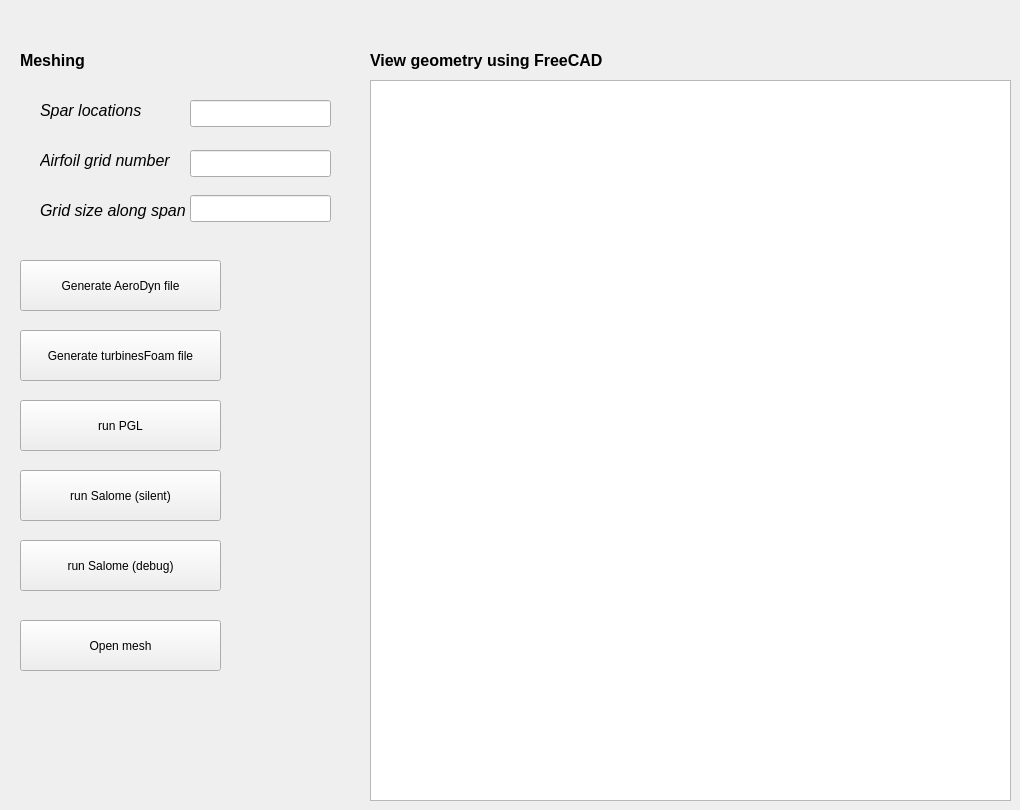
    <widget class="QWidget" name="tab">
     <attribute name="title">
      <string>Meshing</string>
     </attribute>
     <widget class="QLineEdit" name="lineEdit_9">
      <property name="geometry">
       <rect>
        <x>190</x>
        <y>100</y>
        <width>141</width>
        <height>27</height>
       </rect>
      </property>
      <property name="text">
       <string/>
      </property>
     </widget>
     <widget class="QPushButton" name="pushButton_14">
      <property name="geometry">
       <rect>
        <x>20</x>
        <y>260</y>
        <width>201</width>
        <height>51</height>
       </rect>
      </property>
      <property name="text">
       <string>Generate AeroDyn file</string>
      </property>
     </widget>
     <widget class="QLabel" name="label_11">
      <property name="geometry">
       <rect>
        <x>40</x>
        <y>90</y>
        <width>101</width>
        <height>41</height>
       </rect>
      </property>
      <property name="font">
       <font>
        <pointsize>12</pointsize>
        <weight>50</weight>
        <italic>true</italic>
        <bold>false</bold>
       </font>
      </property>
      <property name="text">
       <string>Spar locations</string>
      </property>
     </widget>
     <widget class="QLabel" name="label_13">
      <property name="geometry">
       <rect>
        <x>40</x>
        <y>190</y>
        <width>151</width>
        <height>41</height>
       </rect>
      </property>
      <property name="font">
       <font>
        <pointsize>12</pointsize>
        <weight>50</weight>
        <italic>true</italic>
        <bold>false</bold>
       </font>
      </property>
      <property name="text">
       <string>Grid size along span</string>
      </property>
     </widget>
     <widget class="QLineEdit" name="lineEdit_11">
      <property name="geometry">
       <rect>
        <x>190</x>
        <y>195</y>
        <width>141</width>
        <height>27</height>
       </rect>
      </property>
      <property name="text">
       <string/>
      </property>
     </widget>
     <widget class="QLineEdit" name="lineEdit_10">
      <property name="geometry">
       <rect>
        <x>190</x>
        <y>150</y>
        <width>141</width>
        <height>27</height>
       </rect>
      </property>
      <property name="text">
       <string/>
      </property>
     </widget>
     <widget class="QLabel" name="label_14">
      <property name="geometry">
       <rect>
        <x>40</x>
        <y>140</y>
        <width>151</width>
        <height>41</height>
       </rect>
      </property>
      <property name="font">
       <font>
        <pointsize>12</pointsize>
        <weight>50</weight>
        <italic>true</italic>
        <bold>false</bold>
       </font>
      </property>
      <property name="text">
       <string>Airfoil grid number</string>
      </property>
     </widget>
     <widget class="QWidget" name="widget_7" native="true">
      <property name="geometry">
       <rect>
        <x>20</x>
        <y>80</y>
        <width>331</width>
        <height>151</height>
       </rect>
      </property>
     </widget>
     <widget class="QLabel" name="label_17">
      <property name="geometry">
       <rect>
        <x>20</x>
        <y>50</y>
        <width>161</width>
        <height>21</height>
       </rect>
      </property>
      <property name="font">
       <font>
        <pointsize>12</pointsize>
        <weight>75</weight>
        <bold>true</bold>
       </font>
      </property>
      <property name="text">
       <string>Meshing </string>
      </property>
     </widget>
     <widget class="QPushButton" name="pushButton_16">
      <property name="geometry">
       <rect>
        <x>20</x>
        <y>330</y>
        <width>201</width>
        <height>51</height>
       </rect>
      </property>
      <property name="text">
       <string>Generate turbinesFoam file</string>
      </property>
     </widget>
     <widget class="QPushButton" name="pushButton_17">
      <property name="geometry">
       <rect>
        <x>20</x>
        <y>400</y>
        <width>201</width>
        <height>51</height>
       </rect>
      </property>
      <property name="text">
       <string>run PGL</string>
      </property>
     </widget>
     <widget class="QPushButton" name="pushButton_33">
      <property name="geometry">
       <rect>
        <x>20</x>
        <y>470</y>
        <width>201</width>
        <height>51</height>
       </rect>
      </property>
      <property name="text">
       <string>run Salome (silent)</string>
      </property>
     </widget>
     <widget class="QPushButton" name="pushButton_35">
      <property name="geometry">
       <rect>
        <x>20</x>
        <y>540</y>
        <width>201</width>
        <height>51</height>
       </rect>
      </property>
      <property name="text">
       <string>run Salome (debug)</string>
      </property>
     </widget>
     <widget class="QGraphicsView" name="graphicsView">
      <property name="geometry">
       <rect>
        <x>370</x>
        <y>80</y>
        <width>641</width>
        <height>721</height>
       </rect>
      </property>
     </widget>
     <widget class="QLabel" name="label_18">
      <property name="geometry">
       <rect>
        <x>370</x>
        <y>50</y>
        <width>241</width>
        <height>21</height>
       </rect>
      </property>
      <property name="font">
       <font>
        <pointsize>12</pointsize>
        <weight>75</weight>
        <bold>true</bold>
       </font>
      </property>
      <property name="text">
       <string>View geometry using FreeCAD</string>
      </property>
     </widget>
     <widget class="QPushButton" name="pushButton_37">
      <property name="geometry">
       <rect>
        <x>20</x>
        <y>620</y>
        <width>201</width>
        <height>51</height>
       </rect>
      </property>
      <property name="text">
       <string>Open mesh</string>
      </property>
     </widget>
     <zorder>widget_7</zorder>
     <zorder>lineEdit_9</zorder>
     <zorder>pushButton_14</zorder>
     <zorder>label_11</zorder>
     <zorder>label_13</zorder>
     <zorder>lineEdit_11</zorder>
     <zorder>lineEdit_10</zorder>
     <zorder>label_14</zorder>
     <zorder>label_17</zorder>
     <zorder>pushButton_16</zorder>
     <zorder>pushButton_17</zorder>
     <zorder>pushButton_33</zorder>
     <zorder>pushButton_35</zorder>
     <zorder>graphicsView</zorder>
     <zorder>label_18</zorder>
     <zorder>pushButton_37</zorder>
    </widget>
